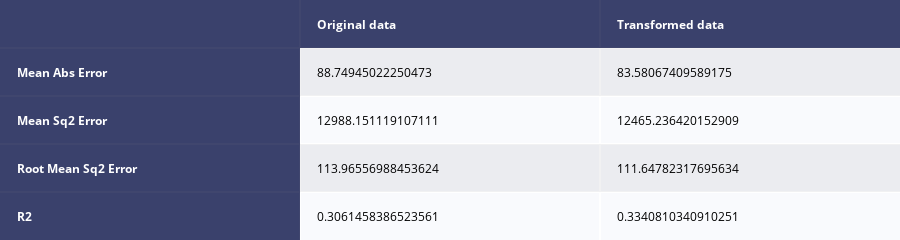

The notebook cell this image was saved under:
### Markdown cell above
Univariate

### Code cell
# Univariate Linear regression with and without yeo-j transformation
# Predictor variable
X = dfs['Fixed']['avg_u_mbps'].values.reshape(-1, 1)
# Target variable
y = dfs['Fixed']['avg_d_mbps'].values.reshape(-1, 1)

# Split the data into training and testing sets
X_train_fix, X_test_fix, y_train_fix, y_test_fix = train_test_split(X, y, test_size=0.2, random_state=42)

# Create a linear regression model
model_orig = LinearRegression()

# Create a pipeline for the transformed data
pipe_trans = Pipeline([
    ('power_transform', PowerTransformer(method='yeo-johnson')),  # Apply Yeo-Johnson transformation
    ('model', LinearRegression())  # Apply linear regression
])

# Train the models
model_orig.fit(X_train_fix, y_train_fix)
pipe_trans.fit(X_train_fix, y_train_fix)

# Make predictions
y_pred_orig = model_orig.predict(X_test_fix)
y_pred_trans = pipe_trans.predict(X_test_fix)

# Evaluate the models
mae_orig = mean_absolute_error(y_test_fix, y_pred_orig)
mse_orig = mean_squared_error(y_test_fix, y_pred_orig)
rmse_orig = np.sqrt(mse_orig)
r2_orig = r2_score(y_test_fix, y_pred_orig)

mae_trans = mean_absolute_error(y_test_fix, y_pred_trans)
mse_trans = mean_squared_error(y_test_fix, y_pred_trans)
rmse_trans = np.sqrt(mse_trans)
r2_trans = r2_score(y_test_fix, y_pred_trans)

# store results in dict
results = { 
    'Original data':{
        'Mean Abs Error': mae_orig,
        'Mean Sq2 Error': mse_orig, 
        'Root Mean Sq2 Error': rmse_orig, 
        'R2': r2_orig
    },
    'Transformed data':{
        'Mean Abs Error': mae_trans,
        'Mean Sq2 Error': mse_trans, 
        'Root Mean Sq2 Error': rmse_trans, 
        'R2': r2_trans
    }
}

# convert dict to dataframe
results_df = pd.DataFrame.from_dict(results)

print(results_df)
# Create a table from the dataframe and display it
fig =  ff.create_table(results_df, index=True)
fig.show()

### Figure 1 — Plotly figure (JSON) as saved in the notebook; plotly's stock layout.template omitted (floating-point values rounded to 4 significant figures)
{"data": [{"colorscale": [[0, "#00083e"], [0.5, "#ededee"], [1, "#ffffff"]], "hoverinfo": "none", "opacity": 0.75, "showscale": false, "type": "heatmap", "z": [[0, 0, 0], [0, 0.5, 0.5], [0, 1, 1], [0, 0.5, 0.5], [0, 1, 1]]}], "layout": {"annotations": [{"align": "left", "font": {"color": "#ffffff"}, "showarrow": false, "text": "<b></b>", "x": -0.45, "xanchor": "left", "xref": "x", "y": 0, "yref": "y"}, {"align": "left", "font": {"color": "#ffffff"}, "showarrow": false, "text": "<b>Original data</b>", "x": 0.55, "xanchor": "left", "xref": "x", "y": 0, "yref": "y"}, {"align": "left", "font": {"color": "#ffffff"}, "showarrow": false, "text": "<b>Transformed data</b>", "x": 1.55, "xanchor": "left", "xref": "x", "y": 0, "yref": "y"}, {"align": "left", "font": {"color": "#ffffff"}, "showarrow": false, "text": "<b>Mean Abs Error</b>", "x": -0.45, "xanchor": "left", "xref": "x", "y": 1, "yref": "y"}, {"align": "left", "font": {"color": "#000000"}, "showarrow": false, "text": "88.74945022250473", "x": 0.55, "xanchor": "left", "xref": "x", "y": 1, "yref": "y"}, {"align": "left", "font": {"color": "#000000"}, "showarrow": false, "text": "83.58067409589175", "x": 1.55, "xanchor": "left", "xref": "x", "y": 1, "yref": "y"}, {"align": "left", "font": {"color": "#ffffff"}, "showarrow": false, "text": "<b>Mean Sq2 Error</b>", "x": -0.45, "xanchor": "left", "xref": "x", "y": 2, "yref": "y"}, {"align": "left", "font": {"color": "#000000"}, "showarrow": false, "text": "12988.151119107111", "x": 0.55, "xanchor": "left", "xref": "x", "y": 2, "yref": "y"}, {"align": "left", "font": {"color": "#000000"}, "showarrow": false, "text": "12465.236420152909", "x": 1.55, "xanchor": "left", "xref": "x", "y": 2, "yref": "y"}, {"align": "left", "font": {"color": "#ffffff"}, "showarrow": false, "text": "<b>Root Mean Sq2 Error</b>", "x": -0.45, "xanchor": "left", "xref": "x", "y": 3, "yref": "y"}, {"align": "left", "font": {"color": "#000000"}, "showarrow": false, "text": "113.96556988453624", "x": 0.55, "xanchor": "left", "xref": "x", "y": 3, "yref": "y"}, {"align": "left", "font": {"color": "#000000"}, "showarrow": false, "text": "111.64782317695634", "x": 1.55, "xanchor": "left", "xref": "x", "y": 3, "yref": "y"}, {"align": "left", "font": {"color": "#ffffff"}, "showarrow": false, "text": "<b>R2</b>", "x": -0.45, "xanchor": "left", "xref": "x", "y": 4, "yref": "y"}, {"align": "left", "font": {"color": "#000000"}, "showarrow": false, "text": "0.3061458386523561", "x": 0.55, "xanchor": "left", "xref": "x", "y": 4, "yref": "y"}, {"align": "left", "font": {"color": "#000000"}, "showarrow": false, "text": "0.3340810340910251", "x": 1.55, "xanchor": "left", "xref": "x", "y": 4, "yref": "y"}], "height": 200, "margin": {"b": 0, "l": 0, "r": 0, "t": 0}, "xaxis": {"dtick": 1, "gridwidth": 2, "showticklabels": false, "tick0": -0.5, "ticks": "", "zeroline": false}, "yaxis": {"autorange": "reversed", "dtick": 1, "gridwidth": 2, "showticklabels": false, "tick0": 0.5, "ticks": "", "zeroline": false}}}
